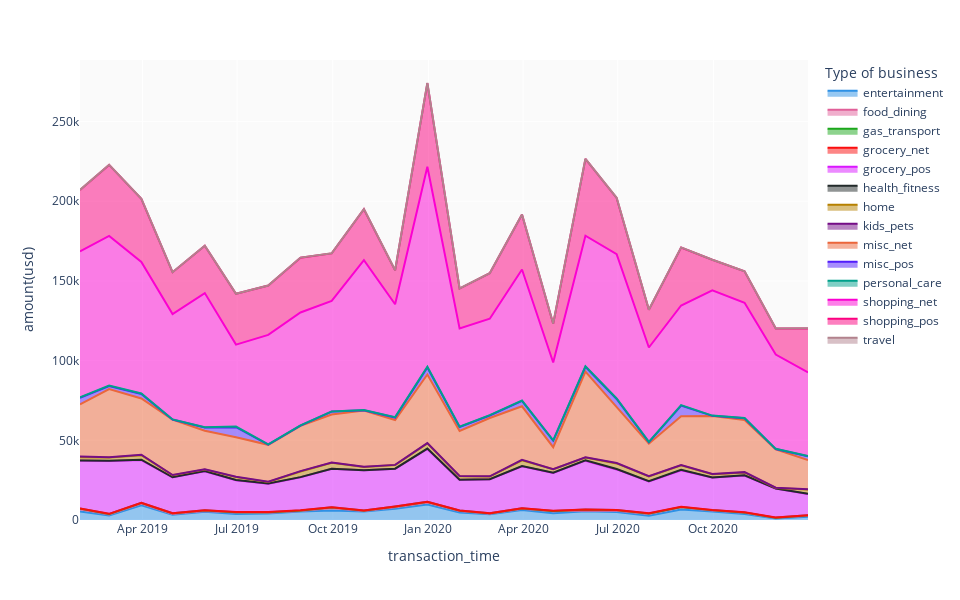

Notebook source saved alongside this figure:
### Code cell
# The category of the fraudulent transactions was plotted.
df_ = df_train.groupby(by=[pd.Grouper(key="transaction_time", freq="1M"),
                           'is_fraud','category']).agg({"amount(usd)":'sum',"transaction_id":"count"}).reset_index()

fig = px.area(
    df_[df_.is_fraud==1],
    x='transaction_time',
    y='amount(usd)',
    color='category',
    color_discrete_sequence=px.colors.qualitative.Dark24
)

fig.update_layout(height=600,
                  width=960,
                  legend=dict(title='Type of business'),
                  plot_bgcolor='#fafafa'
                 )
fig.show();
